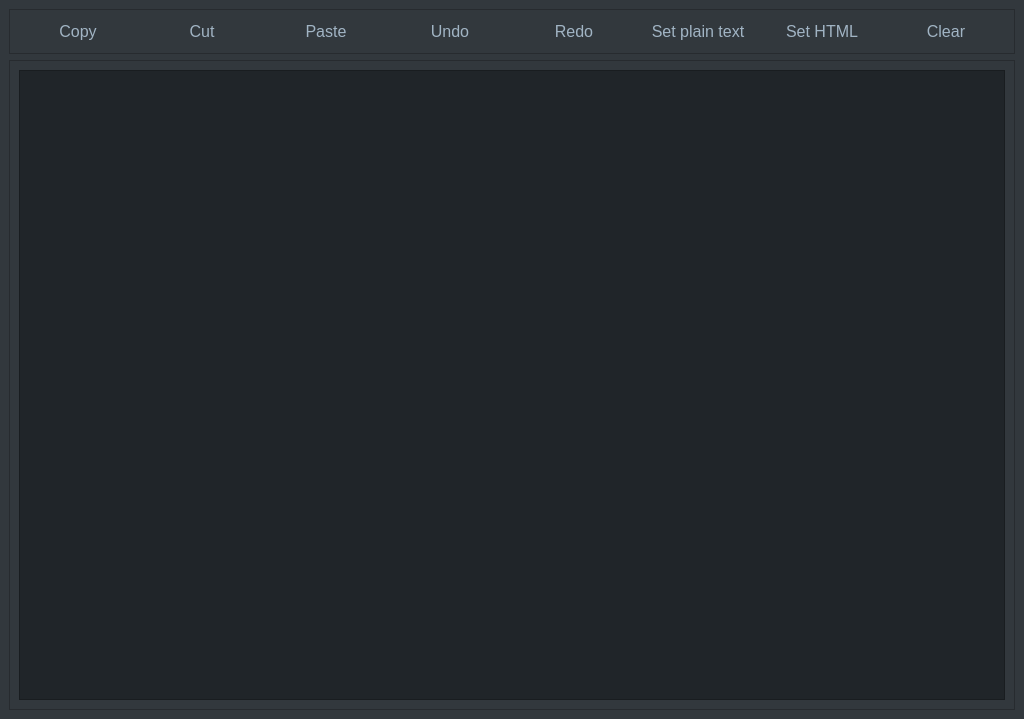
<?xml version="1.0" encoding="UTF-8"?>
<ui version="4.0">
 <class>MainWindow</class>
 <widget class="QMainWindow" name="MainWindow">
  <property name="geometry">
   <rect>
    <x>0</x>
    <y>0</y>
    <width>1024</width>
    <height>719</height>
   </rect>
  </property>
  <property name="windowTitle">
   <string>MainWindow</string>
  </property>
  <property name="styleSheet">
   <string notr="true"/>
  </property>
  <widget class="QWidget" name="centralwidget">
   <property name="styleSheet">
    <string notr="true">QWidget {
background-color: #32383D;
}</string>
   </property>
   <layout class="QVBoxLayout" name="verticalLayout">
    <item>
     <widget class="QFrame" name="btns_container">
      <property name="enabled">
       <bool>true</bool>
      </property>
      <property name="font">
       <font>
        <pointsize>8</pointsize>
        <weight>50</weight>
        <bold>false</bold>
       </font>
      </property>
      <property name="styleSheet">
       <string notr="true">QFrame {
}

QPushButton {
color: #A1B4C4;
border-radius: 5px;

background: qlineargradient(x1:0, y1:0, x1:0, y2:1,
                                  stop:0 #dbddde, stop:0.05 #6f767c, stop:1  #4C555C);
height: 25px;
font: 12pt &quot;Segoe UI&quot;;
}

QPushButton:hover {
background: qlineargradient(x1:0, y1:0, x1:0, y2:1,
                                  stop:0 #e8f9f7, stop:0.1 #a3e8e1, stop:0.9  #1BC6B4, stop:1 #083b36);
color: #034159;
border-top-left-radius: 15px;
border-top-right-radius: 15px;
height: 40px;
font: 750 12pt &quot;Segoe UI&quot;;
}

</string>
      </property>
      <property name="frameShape">
       <enum>QFrame::StyledPanel</enum>
      </property>
      <property name="frameShadow">
       <enum>QFrame::Raised</enum>
      </property>
      <layout class="QHBoxLayout" name="horizontalLayout">
       <item>
        <widget class="QPushButton" name="btn_copy">
         <property name="minimumSize">
          <size>
           <width>0</width>
           <height>0</height>
          </size>
         </property>
         <property name="font">
          <font>
           <family>Segoe UI</family>
           <pointsize>12</pointsize>
           <weight>50</weight>
           <bold>false</bold>
          </font>
         </property>
         <property name="text">
          <string>Copy</string>
         </property>
        </widget>
       </item>
       <item>
        <widget class="QPushButton" name="btn_cut">
         <property name="minimumSize">
          <size>
           <width>0</width>
           <height>0</height>
          </size>
         </property>
         <property name="font">
          <font>
           <family>Segoe UI</family>
           <pointsize>12</pointsize>
           <weight>50</weight>
           <bold>false</bold>
          </font>
         </property>
         <property name="text">
          <string>Cut</string>
         </property>
        </widget>
       </item>
       <item>
        <widget class="QPushButton" name="btn_past">
         <property name="minimumSize">
          <size>
           <width>0</width>
           <height>0</height>
          </size>
         </property>
         <property name="font">
          <font>
           <family>Segoe UI</family>
           <pointsize>12</pointsize>
           <weight>50</weight>
           <bold>false</bold>
          </font>
         </property>
         <property name="text">
          <string>Paste</string>
         </property>
        </widget>
       </item>
       <item>
        <widget class="QPushButton" name="btn_undo">
         <property name="minimumSize">
          <size>
           <width>0</width>
           <height>0</height>
          </size>
         </property>
         <property name="font">
          <font>
           <family>Segoe UI</family>
           <pointsize>12</pointsize>
           <weight>50</weight>
           <bold>false</bold>
          </font>
         </property>
         <property name="text">
          <string>Undo</string>
         </property>
        </widget>
       </item>
       <item>
        <widget class="QPushButton" name="btn_redo">
         <property name="minimumSize">
          <size>
           <width>0</width>
           <height>0</height>
          </size>
         </property>
         <property name="font">
          <font>
           <family>Segoe UI</family>
           <pointsize>12</pointsize>
           <weight>50</weight>
           <bold>false</bold>
          </font>
         </property>
         <property name="text">
          <string>Redo</string>
         </property>
        </widget>
       </item>
       <item>
        <widget class="QPushButton" name="btn_set_plain_text">
         <property name="minimumSize">
          <size>
           <width>0</width>
           <height>0</height>
          </size>
         </property>
         <property name="font">
          <font>
           <family>Segoe UI</family>
           <pointsize>12</pointsize>
           <weight>50</weight>
           <bold>false</bold>
          </font>
         </property>
         <property name="text">
          <string>Set plain text</string>
         </property>
        </widget>
       </item>
       <item>
        <widget class="QPushButton" name="btn_set_html">
         <property name="minimumSize">
          <size>
           <width>0</width>
           <height>0</height>
          </size>
         </property>
         <property name="font">
          <font>
           <family>Segoe UI</family>
           <pointsize>12</pointsize>
           <weight>50</weight>
           <bold>false</bold>
          </font>
         </property>
         <property name="text">
          <string>Set HTML</string>
         </property>
        </widget>
       </item>
       <item>
        <widget class="QPushButton" name="btn_clear">
         <property name="minimumSize">
          <size>
           <width>0</width>
           <height>0</height>
          </size>
         </property>
         <property name="font">
          <font>
           <family>Segoe UI</family>
           <pointsize>12</pointsize>
           <weight>50</weight>
           <bold>false</bold>
          </font>
         </property>
         <property name="text">
          <string>Clear</string>
         </property>
        </widget>
       </item>
      </layout>
      <zorder>btn_copy</zorder>
      <zorder>btn_undo</zorder>
      <zorder>btn_past</zorder>
      <zorder>btn_set_plain_text</zorder>
      <zorder>btn_cut</zorder>
      <zorder>btn_set_html</zorder>
      <zorder>btn_redo</zorder>
      <zorder>btn_clear</zorder>
     </widget>
    </item>
    <item>
     <widget class="QFrame" name="text_container">
      <property name="font">
       <font>
        <pointsize>8</pointsize>
       </font>
      </property>
      <property name="styleSheet">
       <string notr="true">QTextEdit {
background-color: #202529;
color: #A1B4C4;
selection-background-color: #A1B4C4;
selection-color: #202529;
}</string>
      </property>
      <property name="frameShape">
       <enum>QFrame::StyledPanel</enum>
      </property>
      <property name="frameShadow">
       <enum>QFrame::Raised</enum>
      </property>
      <layout class="QVBoxLayout" name="verticalLayout_2">
       <item>
        <widget class="QTextEdit" name="text_edit">
         <property name="font">
          <font>
           <family>Segoe UI</family>
           <pointsize>10</pointsize>
          </font>
         </property>
        </widget>
       </item>
      </layout>
     </widget>
    </item>
   </layout>
  </widget>
 </widget>
 <resources/>
 <connections>
  <connection>
   <sender>btn_copy</sender>
   <signal>clicked()</signal>
   <receiver>text_edit</receiver>
   <slot>copy()</slot>
   <hints>
    <hint type="sourcelabel">
     <x>116</x>
     <y>50</y>
    </hint>
    <hint type="destinationlabel">
     <x>104</x>
     <y>100</y>
    </hint>
   </hints>
  </connection>
  <connection>
   <sender>btn_cut</sender>
   <signal>clicked()</signal>
   <receiver>text_edit</receiver>
   <slot>cut()</slot>
   <hints>
    <hint type="sourcelabel">
     <x>211</x>
     <y>52</y>
    </hint>
    <hint type="destinationlabel">
     <x>211</x>
     <y>109</y>
    </hint>
   </hints>
  </connection>
  <connection>
   <sender>btn_past</sender>
   <signal>clicked()</signal>
   <receiver>text_edit</receiver>
   <slot>paste()</slot>
   <hints>
    <hint type="sourcelabel">
     <x>327</x>
     <y>51</y>
    </hint>
    <hint type="destinationlabel">
     <x>335</x>
     <y>111</y>
    </hint>
   </hints>
  </connection>
  <connection>
   <sender>btn_undo</sender>
   <signal>clicked()</signal>
   <receiver>text_edit</receiver>
   <slot>undo()</slot>
   <hints>
    <hint type="sourcelabel">
     <x>479</x>
     <y>47</y>
    </hint>
    <hint type="destinationlabel">
     <x>484</x>
     <y>120</y>
    </hint>
   </hints>
  </connection>
  <connection>
   <sender>btn_redo</sender>
   <signal>clicked()</signal>
   <receiver>text_edit</receiver>
   <slot>redo()</slot>
   <hints>
    <hint type="sourcelabel">
     <x>592</x>
     <y>48</y>
    </hint>
    <hint type="destinationlabel">
     <x>596</x>
     <y>112</y>
    </hint>
   </hints>
  </connection>
  <connection>
   <sender>btn_clear</sender>
   <signal>clicked()</signal>
   <receiver>text_edit</receiver>
   <slot>clear()</slot>
   <hints>
    <hint type="sourcelabel">
     <x>941</x>
     <y>55</y>
    </hint>
    <hint type="destinationlabel">
     <x>946</x>
     <y>108</y>
    </hint>
   </hints>
  </connection>
 </connections>
</ui>
